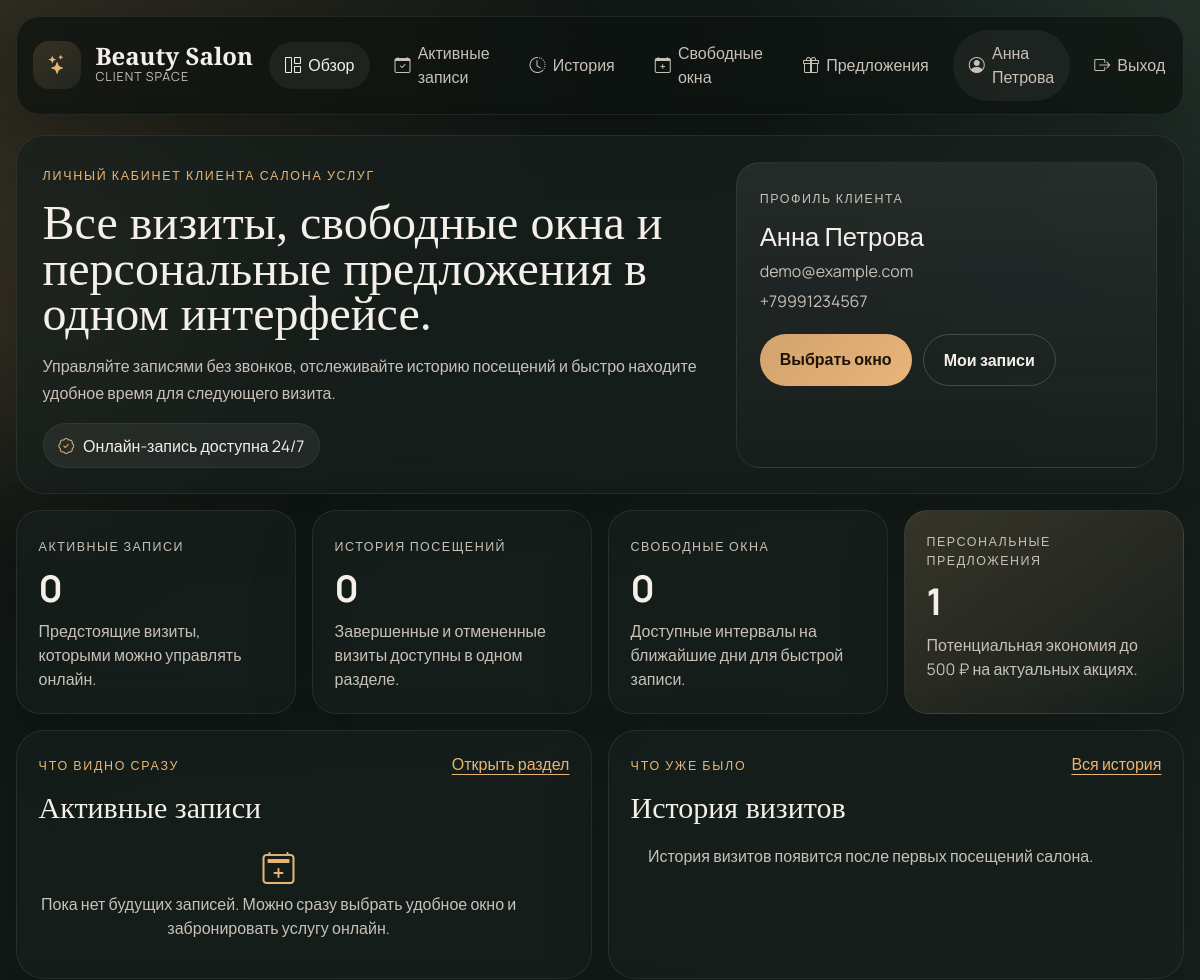
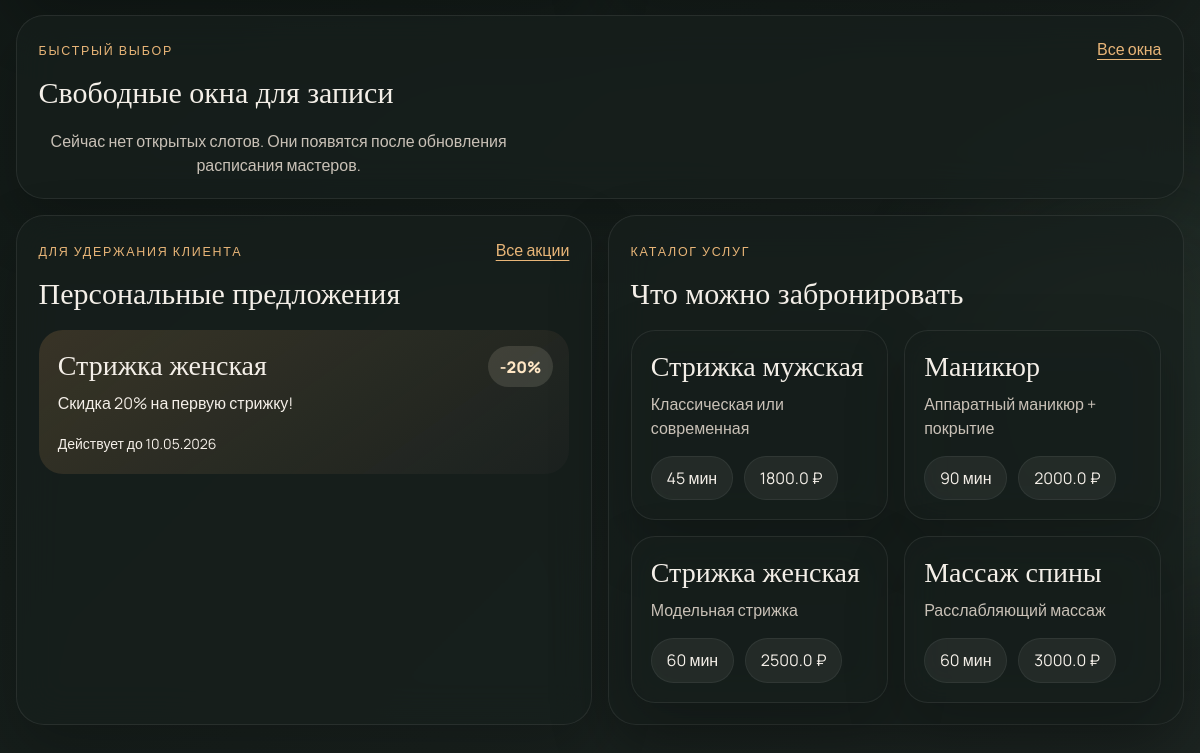
The page /dashboard (signed in) on the database as committed earlier (2 pictures, top to bottom).
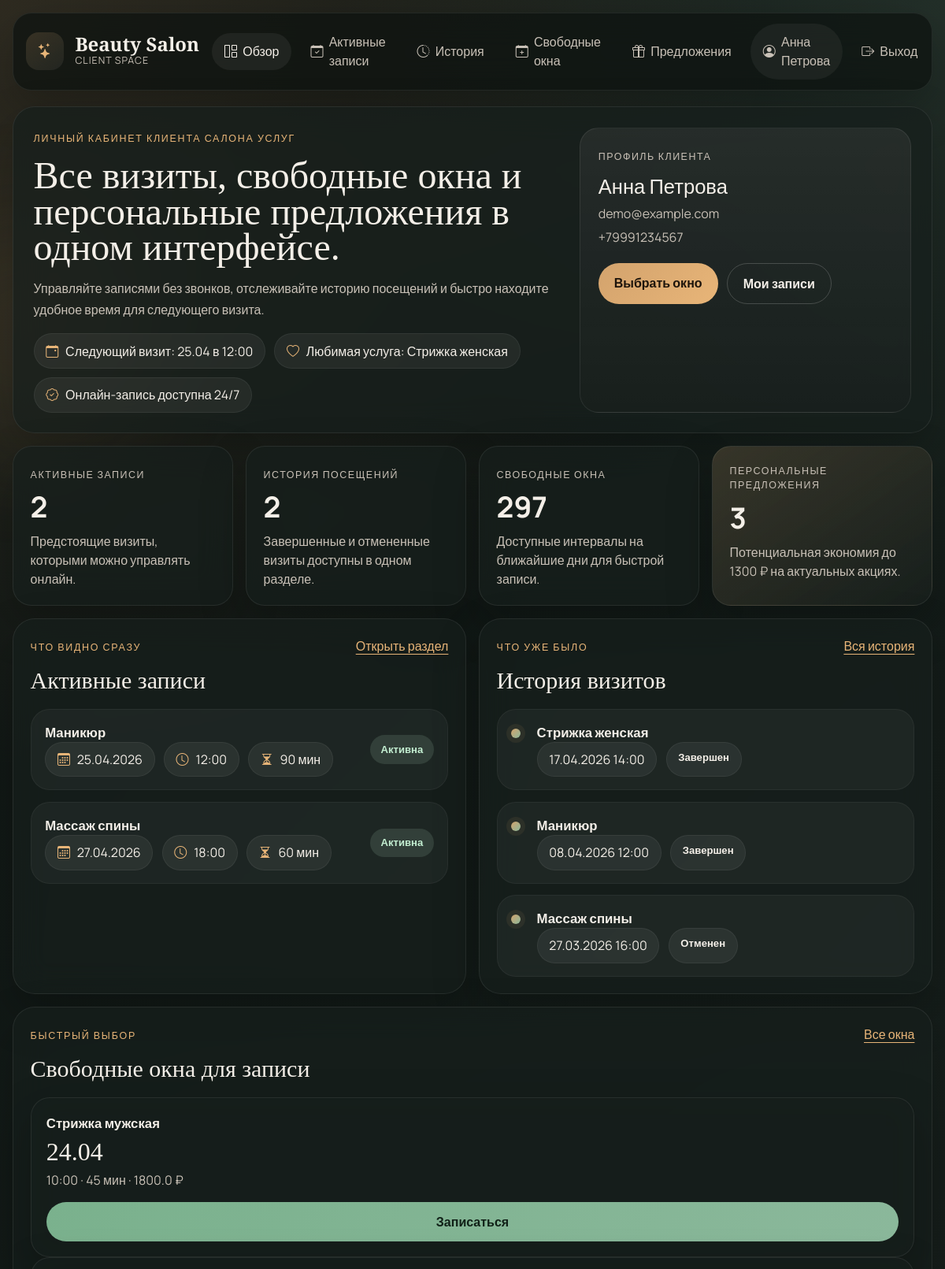
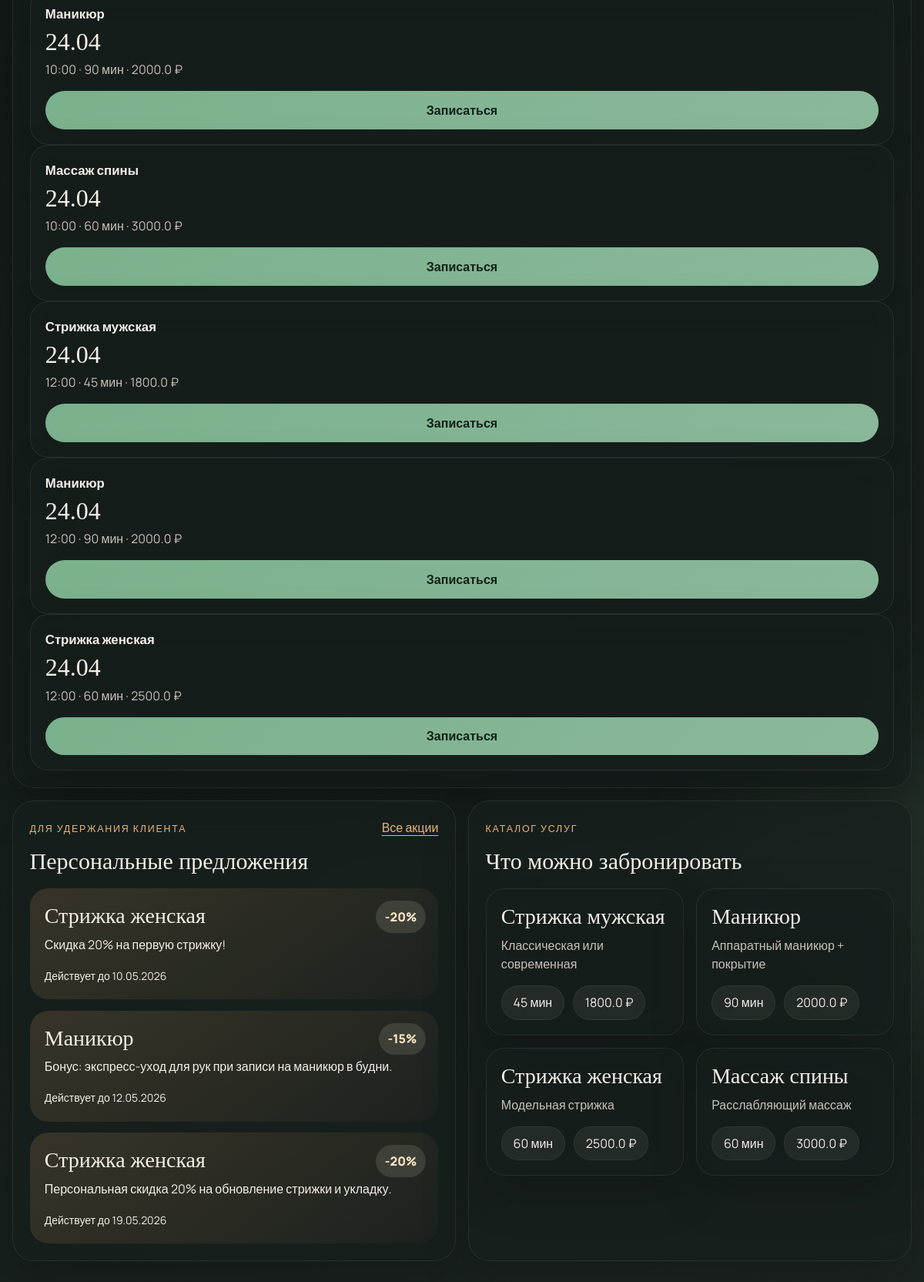
The same page on the database as committed later (2 pictures, top to bottom).
### models.py (models this page shows, shortened)
class User(UserMixin, db.Model):
    __tablename__ = 'users'
    id = db.Column(db.Integer, primary_key=True)
    name = db.Column(db.String(100), nullable=False)
    email = db.Column(db.String(120), unique=True, nullable=False)
    phone = db.Column(db.String(20))
    password_hash = db.Column(db.String(128))
    appointments = db.relationship('Appointment', backref='client', lazy='dynamic')
    offers = db.relationship('Offer', backref='client', lazy='dynamic')

class Offer(db.Model):
    __tablename__ = 'offers'
    id = db.Column(db.Integer, primary_key=True)
    client_id = db.Column(db.Integer, db.ForeignKey('users.id'))
    service_id = db.Column(db.Integer, db.ForeignKey('services.id'))
    description = db.Column(db.String(200))
    discount_percent = db.Column(db.Integer, default=0)
    valid_until = db.Column(db.Date)
    service = db.relationship('Service')

class Service(db.Model):
    __tablename__ = 'services'
    id = db.Column(db.Integer, primary_key=True)
    name = db.Column(db.String(100), nullable=False)
    duration = db.Column(db.Integer, nullable=False)  # minutes
    price = db.Column(db.Float, nullable=False)
    description = db.Column(db.Text)

class Appointment(db.Model):
    __tablename__ = 'appointments'
    id = db.Column(db.Integer, primary_key=True)
    client_id = db.Column(db.Integer, db.ForeignKey('users.id'))
    service_id = db.Column(db.Integer, db.ForeignKey('services.id'))
    start_time = db.Column(db.DateTime, nullable=False)
    status = db.Column(db.String(20), default='active')  # active, completed, cancelled
    service = db.relationship('Service')

class Slot(db.Model):
    __tablename__ = 'slots'
    id = db.Column(db.Integer, primary_key=True)
    service_id = db.Column(db.Integer, db.ForeignKey('services.id'))
    start_time = db.Column(db.DateTime, nullable=False)
    is_available = db.Column(db.Boolean, default=True)
    service = db.relationship('Service')

### app.py (the view)
@app.route("/dashboard")
@login_required
def dashboard():
    now = datetime.now()
    active_appointments = Appointment.query.filter(
        Appointment.client_id == current_user.id,
        Appointment.status == "active",
        Appointment.start_time > now,
    ).order_by(Appointment.start_time.asc()).limit(4).all()
    history_preview = Appointment.query.filter(
        Appointment.client_id == current_user.id,
        Appointment.status.in_(["completed", "cancelled"]),
    ).order_by(Appointment.start_time.desc()).limit(4).all()
    upcoming_slots = Slot.query.filter(
        Slot.is_available.is_(True),
        Slot.start_time > now,
    ).order_by(Slot.start_time.asc()).limit(6).all()
    offers = Offer.query.filter(
        Offer.client_id == current_user.id,
        Offer.valid_until >= now.date(),
    ).order_by(Offer.valid_until.asc()).limit(3).all()
    stats = collect_dashboard_stats(current_user)
    services = Service.query.order_by(Service.price.asc()).all()
    return render_template(
        "dashboard.html",
        active_appointments=active_appointments,
        history_preview=history_preview,
        upcoming_slots=upcoming_slots,
        offers=offers,
        services=services,
        stats=stats,
    )

### app.py (called while the page is built)
@login_manager.user_loader
def load_user(user_id):
    return db.session.get(User, int(user_id))

@app.context_processor
def inject_navigation_state():
    return {"now": datetime.now()}

### templates/dashboard.html (shortened to what this page needs)
{% extends "base.html" %}
{% block content %}
<section class="hero-panel glass-panel">
    <div class="hero-copy">
        <span class="section-kicker">Личный кабинет клиента салона услуг</span>
        <h1>Все визиты, свободные окна и персональные предложения в одном интерфейсе.</h1>
        <p class="hero-text">
            Управляйте записями без звонков, отслеживайте историю посещений и быстро находите удобное время для следующего визита.
        </p>
        <div class="hero-pills">
            {% if stats.next_visit %}
                <span class="soft-pill"><i class="bi bi-calendar-event"></i> Следующий визит: {{ stats.next_visit.start_time.strftime('%d.%m в %H:%M') }}</span>
            {% endif %}
            {% if stats.favorite_service %}
                <span class="soft-pill"><i class="bi bi-heart"></i> Любимая услуга: {{ stats.favorite_service }}</span>
            {% endif %}
            <span class="soft-pill"><i class="bi bi-patch-check"></i> Онлайн-запись доступна 24/7</span>
        </div>
    </div>
    <aside class="hero-profile">
        <div class="profile-card">
            <span class="profile-label">Профиль клиента</span>
            <h3>{{ current_user.name }}</h3>
            <p>{{ current_user.email }}</p>
            <p>{{ current_user.phone or "Телефон будет добавлен позже" }}</p>
            <div class="profile-actions">
                <a href="{{ url_for('free_slots') }}" class="btn btn-primary">Выбрать окно</a>
                <a href="{{ url_for('appointments') }}" class="btn btn-outline-light">Мои записи</a>
            </div>
        </div>
    </aside>
</section>
<section class="stats-grid">
    <article class="stat-card">
        <span class="stat-label">Активные записи</span>
        <strong>{{ stats.active_count }}</strong>
        <p>Предстоящие визиты, которыми можно управлять онлайн.</p>
    </article>
    <article class="stat-card">
        <span class="stat-label">История посещений</span>
        <strong>{{ stats.history_count }}</strong>
        <p>Завершенные и отмененные визиты доступны в одном разделе.</p>
    </article>
    <article class="stat-card">
        <span class="stat-label">Свободные окна</span>
        <strong>{{ stats.available_slots }}</strong>
        <p>Доступные интервалы на ближайшие дни для быстрой записи.</p>
    </article>
    <article class="stat-card accent-card">
        <span class="stat-label">Персональные предложения</span>
        <strong>{{ stats.offers_count }}</strong>
        <p>Потенциальная экономия до {{ stats.possible_savings }} ₽ на актуальных акциях.</p>
    </article>
</section>
<section class="content-grid">
    <article class="glass-panel content-section">
        <div class="section-heading">
            <div>
                <span class="section-kicker">Что видно сразу</span>
                <h2>Активные записи</h2>
            </div>
            <a href="{{ url_for('appointments') }}" class="section-link">Открыть раздел</a>
        </div>
        {% if active_appointments %}
            <div class="appointment-stack">
                {% for appt in active_appointments %}
                    <div class="appointment-card">
                        <div>
                            <div class="appointment-title">{{ appt.service.name }}</div>
                            <div class="appointment-meta">
                                <span><i class="bi bi-calendar3"></i> {{ appt.start_time.strftime('%d.%m.%Y') }}</span>
                                <span><i class="bi bi-clock"></i> {{ appt.start_time.strftime('%H:%M') }}</span>
                                <span><i class="bi bi-hourglass-split"></i> {{ appt.service.duration }} мин</span>
                            </div>
                        </div>
                        <span class="status-chip status-active">Активна</span>
                    </div>
                {% endfor %}
            </div>
        {% else %}
            <div class="empty-state">
                <i class="bi bi-calendar2-plus"></i>
                <p>Пока нет будущих записей. Можно сразу выбрать удобное окно и забронировать услугу онлайн.</p>
            </div>
        {% endif %}
    </article>
    <article class="glass-panel content-section">
        <div class="section-heading">
            <div>
                <span class="section-kicker">Что уже было</span>
                <h2>История визитов</h2>
            </div>
            <a href="{{ url_for('history') }}" class="section-link">Вся история</a>
        </div>
        {% if history_preview %}
            <div class="timeline-list">
                {% for appt in history_preview %}
                    <div class="timeline-item">
                        <div class="timeline-dot"></div>
                        <div>
                            <div class="appointment-title">{{ appt.service.name }}</div>
                            <div class="appointment-meta">
                                <span>{{ appt.start_time.strftime('%d.%m.%Y %H:%M') }}</span>
                                <span class="status-chip {% if appt.status == 'completed' %}status-completed{% else %}status-cancelled{% endif %}">
                                    {% if appt.status == 'completed' %}Завершен{% else %}Отменен{% endif %}
                                </span>
                            </div>
                        </div>
                    </div>
                {% endfor %}
            </div>
        {% else %}
            <div class="empty-state compact">
                <p>История визитов появится после первых посещений салона.</p>
            </div>
        {% endif %}
    </article>
    <article class="glass-panel content-section wide-section">
        <div class="section-heading">
            <div>
                <span class="section-kicker">Быстрый выбор</span>
                <h2>Свободные окна для записи</h2>
            </div>
            <a href="{{ url_for('free_slots') }}" class="section-link">Все окна</a>
        </div>
        {% if upcoming_slots %}
            <div class="slot-preview-grid">
                {% for slot in upcoming_slots %}
                    <div class="slot-preview-card">
                        <span class="slot-service">{{ slot.service.name }}</span>
                        <h3>{{ slot.start_time.strftime('%d.%m') }}</h3>
                        <p>{{ slot.start_time.strftime('%H:%M') }} · {{ slot.service.duration }} мин · {{ slot.service.price }} ₽</p>
                        <form action="{{ url_for('book_slot', slot_id=slot.id) }}" method="POST">
                            <button type="submit" class="btn btn-success w-100">Записаться</button>
                        </form>
                    </div>
                {% endfor %}
            </div>
        {% else %}
            <div class="empty-state compact">
                <p>Сейчас нет открытых слотов. Они появятся после обновления расписания мастеров.</p>
            </div>
        {% endif %}
    </article>
    <article class="glass-panel content-section">
        <div class="section-heading">
            <div>
                <span class="section-kicker">Для удержания клиента</span>
                <h2>Персональные предложения</h2>
            </div>
            <a href="{{ url_for('offers') }}" class="section-link">Все акции</a>
        </div>
        {% if offers %}
            <div class="promo-stack">
                {% for offer in offers %}
                    <div class="promo-card">
                        <div class="promo-badge">-{{ offer.discount_percent }}%</div>
                        <h3>{{ offer.service.name }}</h3>
                        <p>{{ offer.description }}</p>
                        <small>Действует до {{ offer.valid_until.strftime('%d.%m.%Y') }}</small>
                    </div>
                {% endfor %}
            </div>
        {% else %}
            <div class="empty-state compact">
                <p>Для этого аккаунта пока нет персональных предложений.</p>
            </div>
        {% endif %}
    </article>
    <article class="glass-panel content-section">
        <div class="section-heading">
            <div>
                <span class="section-kicker">Каталог услуг</span>
                <h2>Что можно забронировать</h2>
            </div>
        </div>
        <div class="service-grid">
            {% for service in services %}
                <div class="service-card">
                    <h3>{{ service.name }}</h3>
                    <p>{{ service.description }}</p>
                    <div class="appointment-meta">
                        <span>{{ service.duration }} мин</span>
                        <span>{{ service.price }} ₽</span>
                    </div>
                </div>
            {% endfor %}
        </div>
    </article>
</section>
{% endblock %}

### templates/base.html (shortened to what this page needs)
<!DOCTYPE html>
<html lang="ru">
<head>
    <link href="https://cdn.jsdelivr.net/npm/bootstrap@5.3.3/dist/css/bootstrap.min.css" rel="stylesheet">
    <link rel="stylesheet" href="https://cdn.jsdelivr.net/npm/bootstrap-icons@1.11.3/font/bootstrap-icons.min.css">
    <link rel="stylesheet" href="{{ url_for('static', filename='css/style.css') }}">
</head>
<body>
    <div class="ambient ambient-one"></div>
    <div class="ambient ambient-two"></div>
    <nav class="navbar navbar-expand-lg salon-navbar">
        <div class="container-fluid nav-shell">
            <a class="navbar-brand brand-mark" href="{{ url_for('dashboard') if current_user.is_authenticated else url_for('login') }}">
                <span class="brand-icon"><i class="bi bi-stars"></i></span>
                <span>
                    <strong>Beauty Salon</strong>
                    <small>Client Space</small>
                </span>
            </a>
            <div class="collapse navbar-collapse" id="navbarNav">
                <ul class="navbar-nav ms-auto align-items-lg-center gap-lg-2">
                    {% if current_user.is_authenticated %}
                        <li class="nav-item">
                            <a class="nav-link {% if request.endpoint == 'dashboard' %}active{% endif %}" href="{{ url_for('dashboard') }}">
                                <i class="bi bi-grid-1x2"></i> Обзор
                            </a>
                        </li>
                        <li class="nav-item">
                            <a class="nav-link {% if request.endpoint == 'appointments' %}active{% endif %}" href="{{ url_for('appointments') }}">
                                <i class="bi bi-calendar-check"></i> Активные записи
                            </a>
                        </li>
                        <li class="nav-item">
                            <a class="nav-link {% if request.endpoint == 'history' %}active{% endif %}" href="{{ url_for('history') }}">
                                <i class="bi bi-clock-history"></i> История
                            </a>
                        </li>
                        <li class="nav-item">
                            <a class="nav-link {% if request.endpoint == 'free_slots' %}active{% endif %}" href="{{ url_for('free_slots') }}">
                                <i class="bi bi-calendar-plus"></i> Свободные окна
                            </a>
                        </li>
                        <li class="nav-item">
                            <a class="nav-link {% if request.endpoint == 'offers' %}active{% endif %}" href="{{ url_for('offers') }}">
                                <i class="bi bi-gift"></i> Предложения
                            </a>
                        </li>
                        <li class="nav-item nav-user-chip">
                            <span class="nav-link disabled">
                                <i class="bi bi-person-circle"></i> {{ current_user.name }}
                            </span>
                        </li>
                        <li class="nav-item">
                            <a class="nav-link logout-link" href="{{ url_for('logout') }}">
                                <i class="bi bi-box-arrow-right"></i> Выход
                            </a>
                        </li>
                    {% endif %}
                </ul>
            </div>
        </div>
    </nav>
    <main class="main-container">
        {% block content %}{% endblock %}
    </main>
</body>
</html>

Rows that differ between the two databases and show on the page:
added Appointment: next_visit.start_time "25.04 в 12:00", service.name "Маникюр", start_time "25.04.2026", start_time "12:00", service.duration "90", shown under "Активные записи"
shown differently, row unchanged: Service "Стрижка женская": favorite_service (not shown) → "Стрижка женская"
added Appointment: service.name "Массаж спины", start_time "27.04.2026", start_time "18:00", service.duration "60", shown under "Активные записи"
added Appointment: service.name "Стрижка женская", start_time "17.04.2026 14:00", status "Завершен", shown under "История визитов"
added Appointment: service.name "Маникюр", start_time "08.04.2026 12:00", status "Завершен", shown under "История визитов"
added Appointment: service.name "Массаж спины", start_time "27.03.2026 16:00", status "Отменен", shown under "История визитов"
added Slot: service.name "Стрижка мужская", start_time "24.04", start_time "10:00", service.duration "45", service.price "1800.0"
added Slot: service.name "Маникюр", start_time "24.04", start_time "10:00", service.duration "90", service.price "2000.0"
added Slot: service.name "Массаж спины", start_time "24.04", start_time "10:00", service.duration "60", service.price "3000.0"
added Slot: service.name "Стрижка мужская", start_time "24.04", start_time "12:00", service.duration "45", service.price "1800.0"
added Slot: service.name "Маникюр", start_time "24.04", start_time "12:00", service.duration "90", service.price "2000.0"
added Slot: service.name "Стрижка женская", start_time "24.04", start_time "12:00", service.duration "60", service.price "2500.0"
added Offer: discount_percent "15", service.name "Маникюр", description "Бонус: экспресс-уход для рук при записи на маникюр в будни.", valid_until "12.05.2026"
added Offer: discount_percent "20", service.name "Стрижка женская", description "Персональная скидка 20% на обновление стрижки и укладку.", valid_until "19.05.2026"
Other text that changed with them:
{{ stats.active_count }}: "0" → "2"
{{ stats.history_count }}: "0" → "2"
{{ stats.available_slots }}: "0" → "297"
{{ stats.offers_count }}: "1" → "3"
{{ stats.possible_savings }}: "500" → "1300"
text no longer shown: "Пока нет будущих записей. Можно сразу выбрать удобное окно и забронировать услугу онлайн. История визитов появится после первых посещений салона. Сейчас нет открытых слотов. Они появятся после обновления расписания мастеров."
text now shown: "Следующий визит: Любимая услуга:"
